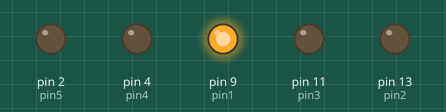
Simulated run of this sketch. Board: Arduino Uno, built with avr-gcc and run on an emulated ATmega328P. Shown: output pins drawn as LEDs (lit = HIGH).

Above: at 0.05 s.
At 0.25 s:
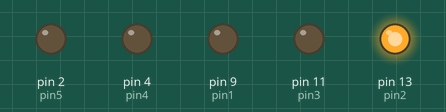
At 0.65 s:
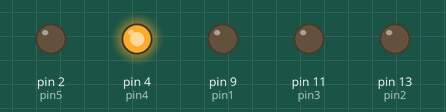
At 0.75 s:
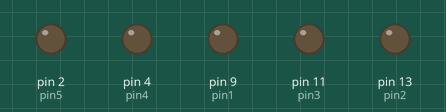
At 1.45 s:
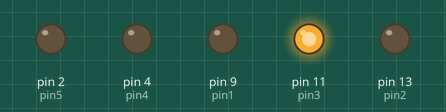
At 2.85 s:
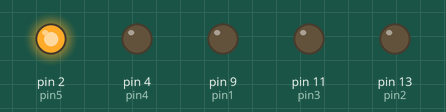
Timing chart, 0 to 3.1 s (numbered marks = the images above):
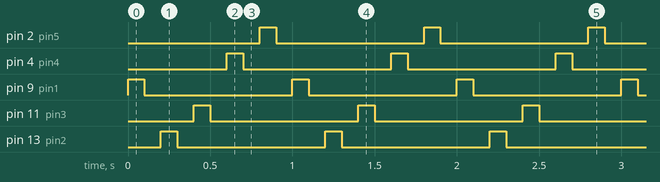

The sketch:

5light_blink.ino
```cpp
int pin1 = 9;
int pin2 = 13;
int pin3 = 11;
int pin4 = 4;
int pin5 = 2;


void setup() {
  // put your setup code here, to run once:
  pinMode( pin1,OUTPUT);
  pinMode( pin2,OUTPUT);
  pinMode( pin3,OUTPUT);
  pinMode( pin4,OUTPUT);
  pinMode( pin5,OUTPUT);

}

void loop() {

  digitalWrite(pin1, HIGH);
  delay(100);
  digitalWrite(pin1, LOW);
  delay(100);
  digitalWrite(pin2, HIGH);
  delay(100);
  digitalWrite(pin2, LOW);
  delay(100);

   digitalWrite(pin3, HIGH);
  delay(100);
  digitalWrite(pin3, LOW);
  delay(100);

   digitalWrite(pin4, HIGH);
  delay(100);
  digitalWrite(pin4, LOW);
  delay(100);

     digitalWrite(pin5, HIGH);
  delay(100);
  digitalWrite(pin5, LOW);
  delay(100);

  // put your main code here, to run repeatedly:

}
```

Measured:
- by itself, pin 2 (pin5), pin 4 (pin4), pin 9 (pin1), pin 11 (pin3), pin 13 (pin2): alternates HIGH for 0.10 s and LOW for 0.90 s
- by itself, everything shown: repeats every 1.0 s, in 10 steps
